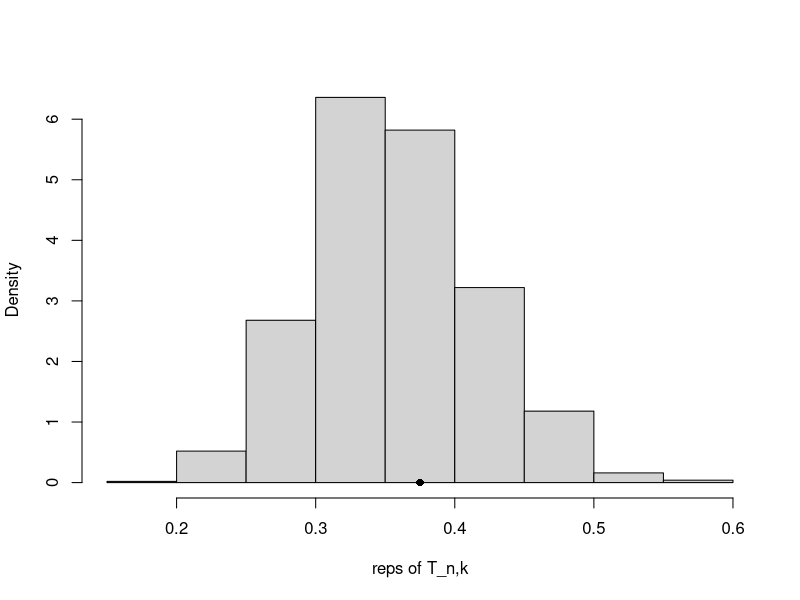

R code for this plot:
#With reference to Statistical Computing with R - By Maria L. Rizzo
library(RANN)
library(boot)

knnStatistics = function(Z, ix, sizes) {
  k = 4
  n1 = sizes[1]
  n2 = sizes[2]
  Z = Z[ix,]
  nearest = nn2(Z,Z)
  test = (nearest$nn.idx <= n1)
  T_k = 0
  
  for(i in 2:k)
  {
    T_k = T_k + sum(test[,1] == test[,i])   
  }
  return (T_k / ((n1+n2) * k))
}

#z = rbind(x,y)
#o = rep(0, nrow(z))

#DATA = data.frame(cbind(z,o))

#k = knn(x, y, rep(0, nrow(x)), k = 1, algorithm ="cover_tree")
#indices = attr(k, "nn.index")
#print k nearest neighbors of row 3
#dist(z)
#print(indices[3, ])

#X = matrix(rnorm(1200, mean = 0, sd = 0.5), 300, 4)
#Y = matrix(rnorm(1200, mean = 0, sd = 0.5), 300, 4)
X = matrix(c(1, 2.3, 80.5, 51.0, 1, 
             0, 2.4, 80.0, 50.0, 0,
             0, 2.3, 80.8, 50.9, 1,
             0, 2.3, 80.8, 50.9, 1,
             0, 2.3, 80.8, 50.9, 1,
             0, 2.3, 80.8, 50.9, 1,
             0, 2.3, 80.8, 50.9, 1,
             0, 2.3, 80.8, 50.9, 1,
             0, 2.3, 80.8, 50.9, 1,
             0, 2.3, 80.8, 50.9, 1,
             0, 2.3, 80.8, 50.9, 1,
             0, 2.3, 80.8, 50.9, 1), 
           12, 5)
Y = matrix(c(0, 2.5, 80.1, 50.0, 0, 
             1, 2.3, 80.5, 51.0, 0,
             1, 2.4, 80.3, 50.2, 0,
             1, 2.4, 80.3, 50.2, 0,
             1, 2.4, 80.3, 50.2, 0,
             1, 2.4, 80.3, 50.2, 0,
             1, 2.4, 80.3, 50.2, 0,
             1, 2.4, 80.3, 50.2, 0,
             1, 2.4, 80.3, 50.2, 0,
             1, 2.4, 80.3, 50.2, 0,
             1, 2.4, 80.3, 50.2, 0,
             1, 2.4, 80.3, 50.2, 0), 
           12, 5)
Z = rbind(X,Y)
n1 = nrow(X)
n2 = nrow(Y)
N = c(n1, n2)
#This is a pooled hypothesis test for the two sample problem (not optimal, more data would help) 
boot.obj = boot(data=Z, statistic=knnStatistics, sim="permutation", R=999, sizes = N)
tb = c(boot.obj$t, boot.obj$t0)
p = mean(tb >= boot.obj$t0)
print(p)
hist(tb, freq=F, main="", xlab="reps of T_n,k")
points(boot.obj$t0, 0, cex=1, pch=16)
